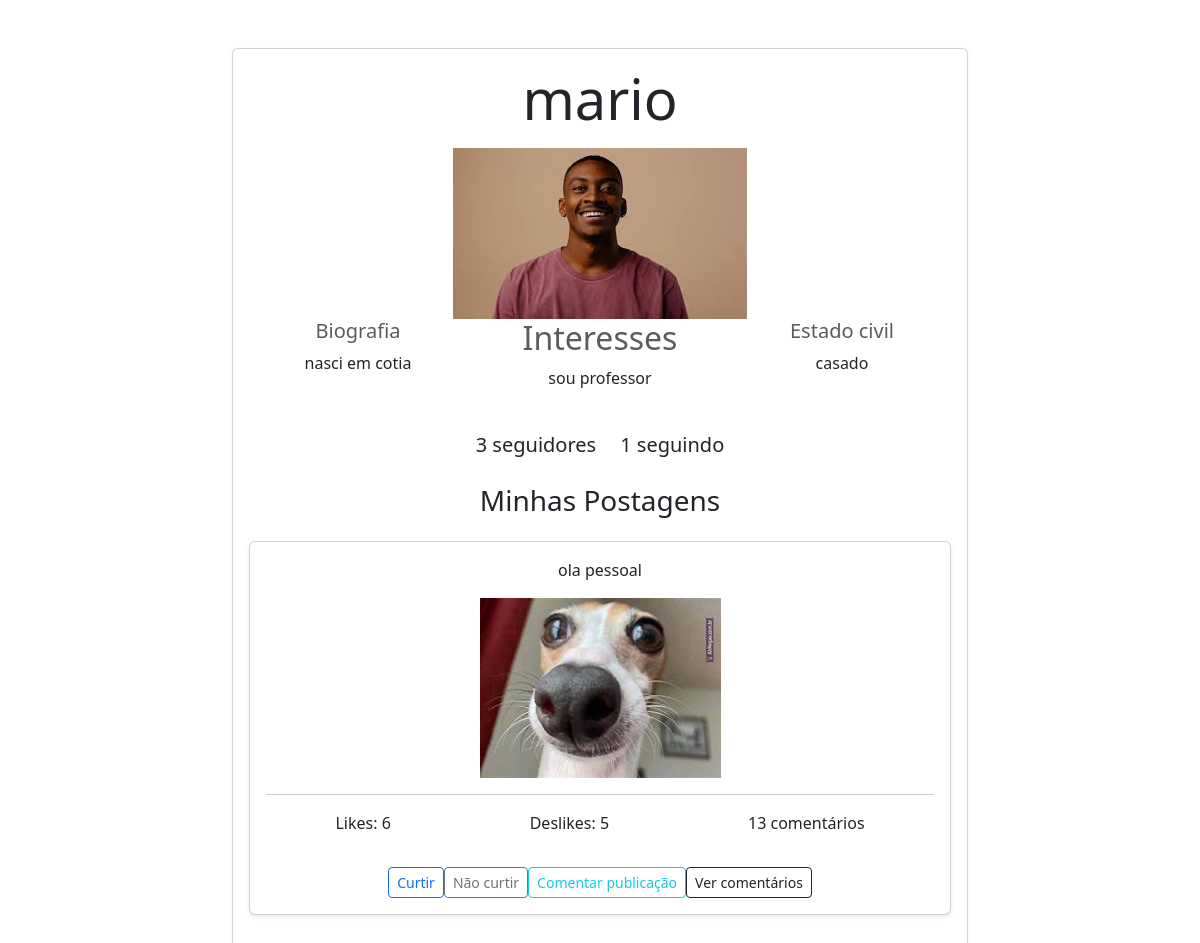
Page /minhaconta (signed in) on the earlier database version.
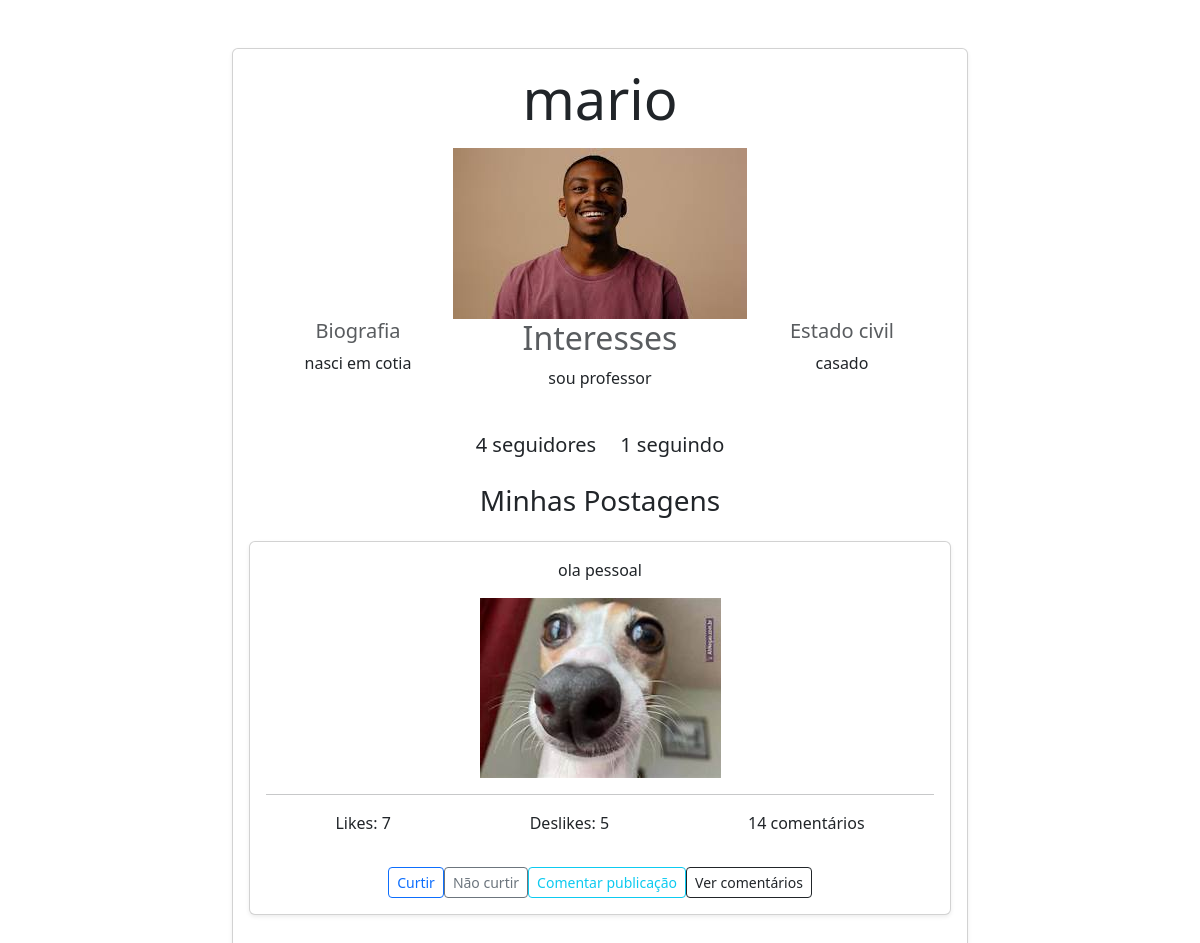
Same page on the later database version.
### redesocial/models.py (models this page shows, shortened)
class Conta(models.Model):
    nome = models.CharField(max_length=400)
    biografia = models.CharField(max_length=1000, blank=True)
    interesses = models.CharField(max_length=1000, blank=True)
    estado_civil = models.CharField(max_length=500, blank = True)
    dono_da_conta = models.ForeignKey(User,  on_delete=models.CASCADE)
    seguidores = models.ManyToManyField('self', symmetrical=False, related_name='MeSeguindo')
    seguindo = models.ManyToManyField('self', symmetrical=False, related_name='ContasSeguidas')
    foto_perfil = models.ImageField(upload_to = 'redesocial/fotos', blank=True)
    data_criacao = models.DateField(auto_now_add = True)
    numero_seguidores = models.IntegerField(default=0)
    numero_seguindo = models.IntegerField(default=0)

class Post(models.Model):
    dono_postagem = models.ForeignKey(Conta, on_delete=models.CASCADE)
    texto = models.CharField(max_length=6000, null = True, blank=True)
    imagem_postagem = models.ImageField(upload_to = 'redesocial/ImagemPostagem', null=True, blank=True)
    video = models.FileField(upload_to='redesocial/videos', null=True, blank=True)
    curtidas = models.IntegerField(default=0)
    nao_curtidas = models.IntegerField(default = 0)
    quantidade_comentarios = models.IntegerField(default= 0)

### redesocial/views.py (the view)
# urls.py: path('minhaconta', views.minhaconta, name='minhaconta'),
@login_required
def minhaconta(request):
    nome_usuario = f"{request.user.username}"
    conta = Conta.objects.get(dono_da_conta = request.user)
    posts = Post.objects.filter(dono_postagem = conta)
    dicionario_post = {'posts':posts, 'nome_usuario': nome_usuario, 'conta':conta}
    return render(request, 'redesocial/minhaconta.html', dicionario_post)

### redesocial/templates/redesocial/minhaconta.html (shortened to what the changed rows need)
<!DOCTYPE html>
    <html lang="pt-br">
    <head>
        <link href="https://cdn.jsdelivr.net/npm/bootstrap@5.3.6/dist/css/bootstrap.min.css" rel="stylesheet">
    </head>
    <body>
        <div class="container mt-5">
            <div class="row justify-content-center">
                <div class="col-lg-8 col-md-10">
                    <div class="card shadow-sm mb-4">
                        <div class="card-body text-center">
                            <h1 class="display-4 mb-3">{{nome_usuario}}</h1>
                            {%if conta.foto_perfil%}
                                <img src="{{conta.foto_perfil.url}}" alt="foto de perfil" class="profile-img mb03">
                            {%endif%}
                            <div class="row justify-content-center mb-4">
                                <div class="col-sm-6 col-md-4 mb-3">
                                    <h2 class="h5 text-muted">Biografia</h2>
                                    {%if conta.biografia%}
                                        <p class="card-text">{{conta.biografia}}</p>
                                    {%else%}
                                        <!--Se o usuário não registrar nenhuma biografia, iremos
                                        apresentar essa mensagem padrão.-->
                                        <p class="text-muted">Não há biografia</p>
                                    {%endif%}
                                </div>
                            <div class="col-sm-6 col-md-4 mb-3">
                                <h2 class="hs text-muted">Interesses</h2>
                                {%if conta.interesses%}
                                    <p class="card-text">{{conta.interesses}}</p>
                                {%else%}
                                    <!--Se o usuário não registrar nada no campo de
                                    interesses, iremos mostrar esse texto padrão-->
                                    <p class="text-muted">Não há interesses</p>
                                {%endif%}
                            </div>
                            <div class="col-sm-6 col-md-4 mb-3">
                                <h2 class="h5 text-muted">Estado civil</h2>
                                {%if conta.estado_civil%}
                                    <p class="card-text">{{conta.estado_civil}}</p>
                                {%else%}
                                    <!--mensagem padrão que será mostrada caso o usuário não informe
                                    nenhum dado no campo de estado civil-->
                                    <p class="text-muted">Não há estado civil</p>
                                {%endif%}
                            </div>
                        </div>
                            <div class="d-flex justify-content-center gap-4 mb-4">
                                <p class="lead mb-0"><strong>{{conta.numero_seguidores}} seguidores</strong></p>
                                <p class="lead mb-0"><strong>{{conta.numero_seguindo}} seguindo</strong></p>
                            </div>
                          <h2 class="h3 mb-4 text-center">Minhas Postagens</h2>
                            {%if posts%}
                                {%for post in posts%}
                                    <div class="card mb-4 shadow-sm">
                                        <div class="card-body">
                                        <section>
                                            {%if post.texto%}
                                                <p class="card-text mb-3">{{post.texto}}</p>
                                            {%else%}
                                                <!--Se o usuário não criar um texto, iremos mostrar esse texto
                                                padrão.-->
                                                <p class="text-muted fst-italic">A publicação não tem um texto</p>
                                            {%endif%}
                                            {%if post.imagem_postagem%}
                                                <img src="{{post.imagem_postagem.url}}" alt="Imagem da postagem" class="post-media img-fluid">
                                            {%endif%}
                                        <hr class="my-3">
                                        <div class="d-flex justify-content-around text-center mb-3">
                                            <p>Likes: {{post.curtidas}}</p>
                                            <p>Deslikes: {{post.nao_curtidas}}</p>
                                            <p>{{post.quantidade_comentarios}} comentários</p>
                                        </div>
                                        <div class="d-flex flex-wrap justify-content-center post-actions">
                                            <button class="btn btn-outline-primary btn-sm" type="submit">Curtir</button>
                                            <button class="btn btn-outline-secondary btn-sm" type="submit">Não curtir</button>
                                            <button class="btn btn-outline-info btn-sm" type="submit">Comentar publicação</button>
                                            <button class="btn btn-outline-dark btn-sm"  type="submit"> Ver comentários</buton>
                                        </div>
                                    </section>
                                </div>
                                {%endfor%}
                            {%else%}
                                 <div class="alert alert-info text-center" role="alert">
                                     <p>Você ainda não fez nenhuma postagem</p>
                                 </div>
                            {%endif%}
    </body>
</html>

Differences in the rows shown:
changed Conta "nasci em cotia": numero_seguidores "3" → "4"
changed Post "ola pessoal": curtidas "6" → "7"; quantidade_comentarios "13" → "14"
